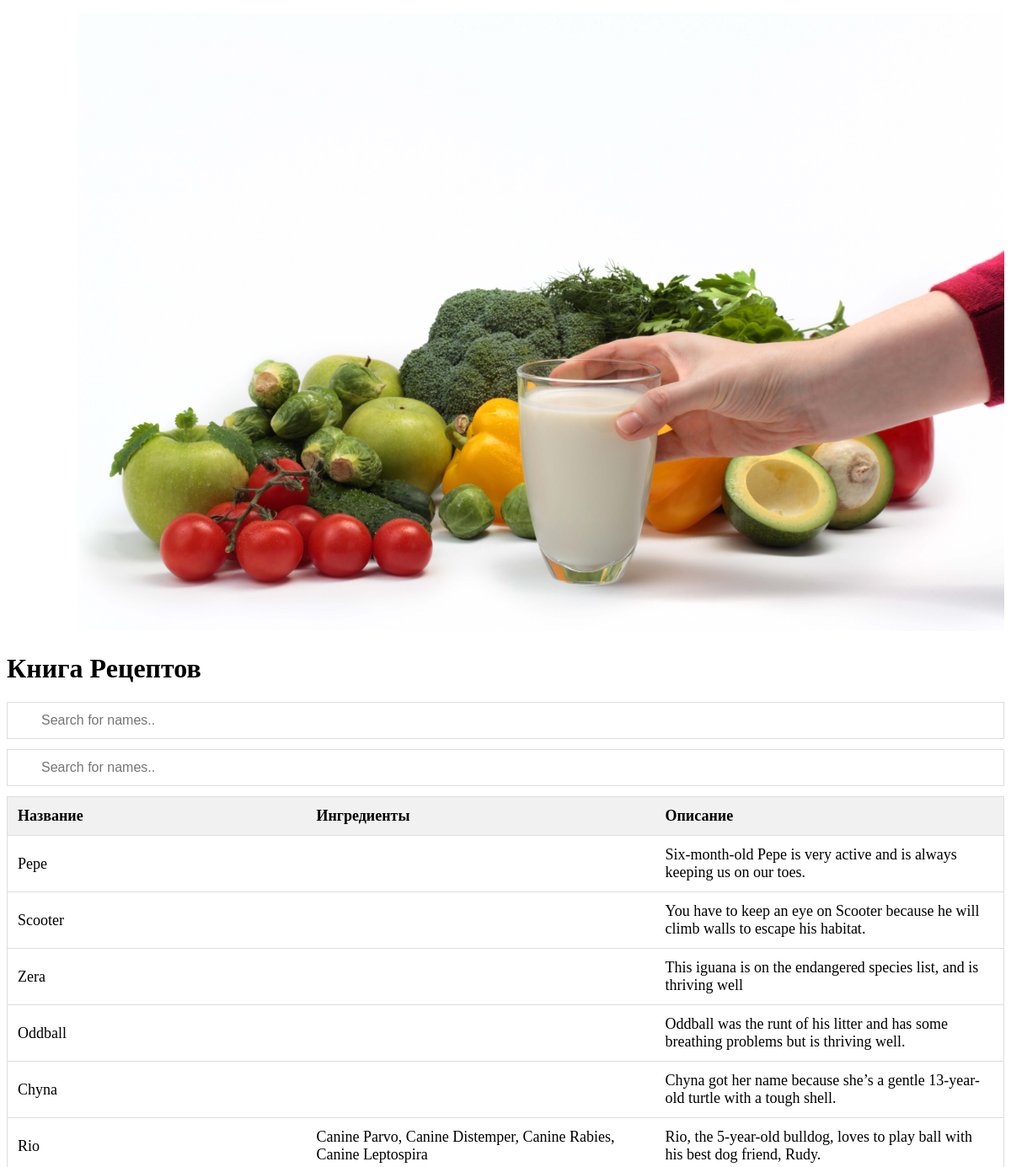
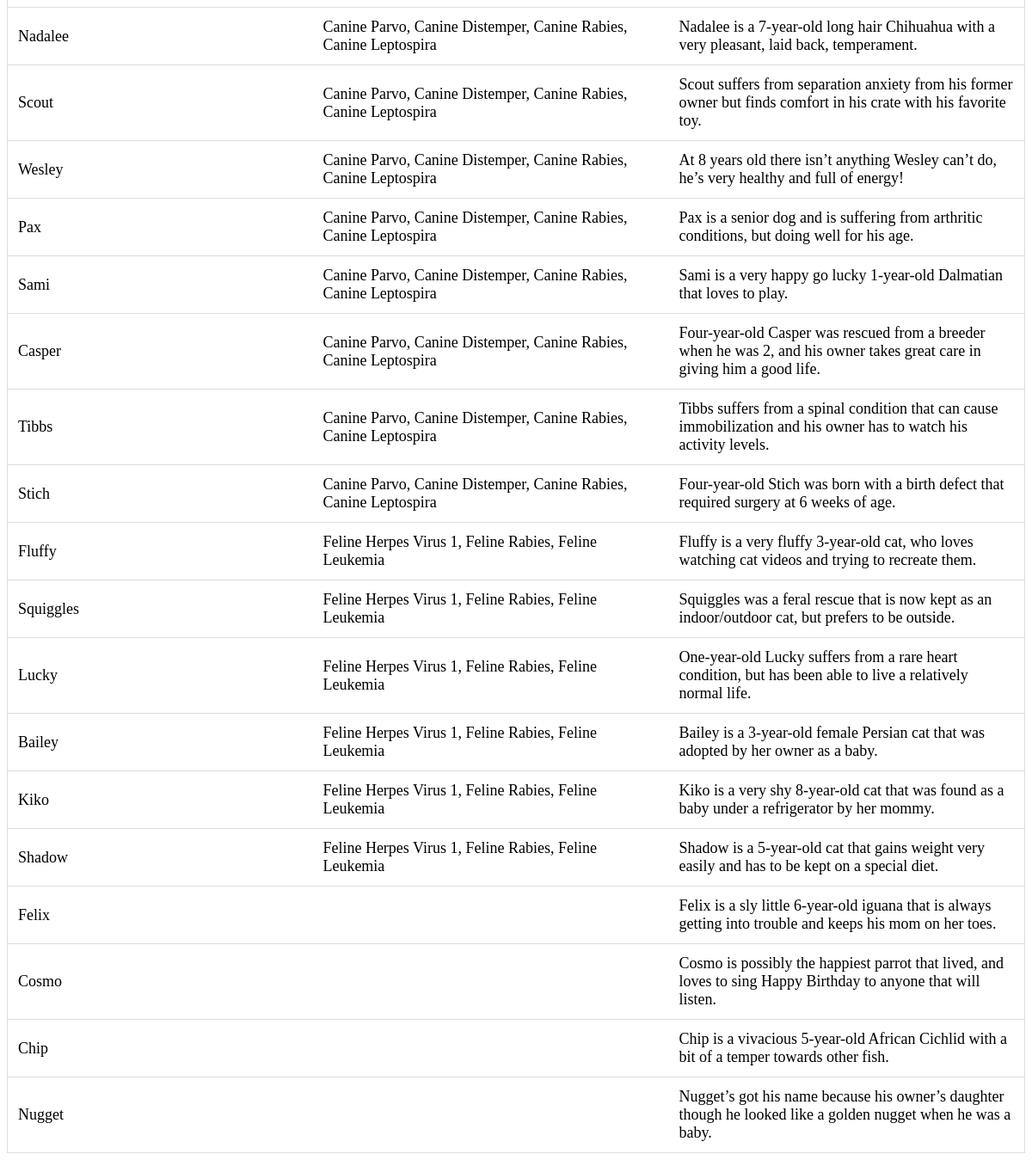
The page / on the database its author committed (2 pictures, top to bottom).
### adoptions/models.py (models this page shows)
class Pet(models.Model):
    SEX_CHOICES = [('M', 'Male'), ('F', 'Female')]
    name = models.CharField(max_length=100)
    submitter = models.CharField(max_length=100)
    species = models.CharField(max_length=30)
    breed = models.CharField(max_length=30, blank=True)
    description = models.TextField()
    sex = models.CharField(max_length=1, choices=SEX_CHOICES, blank = True)
    submission_date = models.DateTimeField()
    age = models.IntegerField(null=True)
    vaccinations = models.ManyToManyField('Vaccine', blank = True)

class Vaccine(models.Model):
    name = models.CharField(max_length=50)
    def __str__(self):
        return self.name

### adoptions/views.py (the view)
# urls.py: path('', views.home, name = 'home'),
def home(request):
    pets = Pet.objects.all()
    return render(request, 'home.html', {
        'pets':pets,
    })

### adoptions/templates/home.html (shortened to what this page needs)
<!DOCTYPE html>
<html>
<head>
</head>
{% load static %}
<p align="right">
    <img src="{% static 'images/header2.jpg' %}" alt="Wisdom Pet Medicine" width="1100">
</p>
<body>
<h1>Книга Рецептов</h1>
<input class="myInput" type="text" id="myInput1" onkeyup="myFunction()" placeholder="Search for names.." title="Type in a name">
<input class="myInput" type="text" id="myInput2" onkeyup="myFunction_two()" placeholder="Search for names.." title="Type in a name">
<table id="myTable">
  <tr class="header">
    <th style="width:30%;">Название</th>
    <th style="width:35%;">Ингредиенты</th>
    <th style="width:35%;">Описание</th>
  </tr>
  {% for pet in pets %}
    <tr>
        <td>{{ pet.name }}</td>
        <td>{{ pet.vaccinations.all|join:", " }}</td>
        <td>{{ pet.description }}</td>
    </tr>
    {% endfor %}
</table>
</body>
</html>

### adoptions/templates/home.html (style rules this page uses)
* { box-sizing: border-box; }
.myInput { background-image: url('/css/searchicon.png'); background-position: 10px 10px; background-repeat: no-repeat; width: 100%; font-size: 16px; padding: 12px 20px 12px 40px; border: 1px solid #ddd; margin-bottom: 12px; }
#myTable { border-collapse: collapse; width: 100%; border: 1px solid #ddd; font-size: 18px; }
#myTable th, #myTable td { text-align: left; padding: 12px; }
#myTable tr { border-bottom: 1px solid #ddd; }
#myTable tr.header, #myTable tr:hover { background-color: #f1f1f1; }

### rows shown on the page
Pet: name "Pepe", description "Six-month-old Pepe is very active and is always keeping us on our toes."
Pet: name "Scooter", description "You have to keep an eye on Scooter because he will climb walls to escape his habitat."
Pet: name "Zera", description "This iguana is on the endangered species list, and is thriving well"
Pet: name "Oddball", description "Oddball was the runt of his litter and has some breathing problems but is thriving well."
Pet: name "Chyna", description "Chyna got her name because she’s a gentle 13-year-old turtle with a tough shell."
Pet: name "Rio", vaccinations.all "Canine Parvo, Canine Distemper, Canine Rabies, Canine Leptospira", description "Rio, the 5-year-old bulldog, loves to play ball with his best dog friend, Rudy."
Pet: name "Nadalee", vaccinations.all "Canine Parvo, Canine Distemper, Canine Rabies, Canine Leptospira", description "Nadalee is a 7-year-old long hair Chihuahua with a very pleasant, laid back, temperament."
Pet: name "Scout", vaccinations.all "Canine Parvo, Canine Distemper, Canine Rabies, Canine Leptospira", description "Scout suffers from separation anxiety from his former owner but finds comfort in his crate with his favorite toy."
Pet: name "Wesley", vaccinations.all "Canine Parvo, Canine Distemper, Canine Rabies, Canine Leptospira", description "At 8 years old there isn’t anything Wesley can’t do, he’s very healthy and full of energy!"
Pet: name "Pax", vaccinations.all "Canine Parvo, Canine Distemper, Canine Rabies, Canine Leptospira", description "Pax is a senior dog and is suffering from arthritic conditions, but doing well for his age."
Pet: name "Sami", vaccinations.all "Canine Parvo, Canine Distemper, Canine Rabies, Canine Leptospira", description "Sami is a very happy go lucky 1-year-old Dalmatian that loves to play."
Pet: name "Casper", vaccinations.all "Canine Parvo, Canine Distemper, Canine Rabies, Canine Leptospira", description "Four-year-old Casper was rescued from a breeder when he was 2, and his owner takes great care in giving him a good life."
Pet: name "Tibbs", vaccinations.all "Canine Parvo, Canine Distemper, Canine Rabies, Canine Leptospira", description "Tibbs suffers from a spinal condition that can cause immobilization and his owner has to watch his activity levels."
Pet: name "Stich", vaccinations.all "Canine Parvo, Canine Distemper, Canine Rabies, Canine Leptospira", description "Four-year-old Stich was born with a birth defect that required surgery at 6 weeks of age."
Pet: name "Fluffy", vaccinations.all "Feline Herpes Virus 1, Feline Rabies, Feline Leukemia", description "Fluffy is a very fluffy 3-year-old cat, who loves watching cat videos and trying to recreate them."
Pet: name "Squiggles", vaccinations.all "Feline Herpes Virus 1, Feline Rabies, Feline Leukemia", description "Squiggles was a feral rescue that is now kept as an indoor/outdoor cat, but prefers to be outside."
Pet: name "Lucky", vaccinations.all "Feline Herpes Virus 1, Feline Rabies, Feline Leukemia", description "One-year-old Lucky suffers from a rare heart condition, but has been able to live a relatively normal life."
Pet: name "Bailey", vaccinations.all "Feline Herpes Virus 1, Feline Rabies, Feline Leukemia", description "Bailey is a 3-year-old female Persian cat that was adopted by her owner as a baby."
Pet: name "Kiko", vaccinations.all "Feline Herpes Virus 1, Feline Rabies, Feline Leukemia", description "Kiko is a very shy 8-year-old cat that was found as a baby under a refrigerator by her mommy."
Pet: name "Shadow", vaccinations.all "Feline Herpes Virus 1, Feline Rabies, Feline Leukemia", description "Shadow is a 5-year-old cat that gains weight very easily and has to be kept on a special diet."
Pet: name "Felix", description "Felix is a sly little 6-year-old iguana that is always getting into trouble and keeps his mom on her toes."
Pet: name "Cosmo", description "Cosmo is possibly the happiest parrot that lived, and loves to sing Happy Birthday to anyone that will listen."
Pet: name "Chip", description "Chip is a vivacious 5-year-old African Cichlid with a bit of a temper towards other fish."
Pet: name "Nugget", description "Nugget’s got his name because his owner’s daughter though he looked like a golden nugget when he was a baby."
